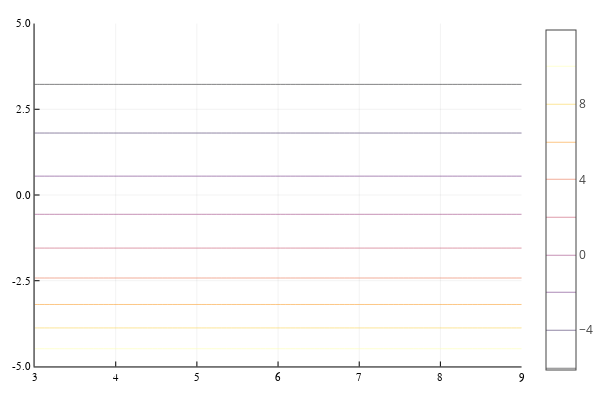

This figure's notebook cell:
### Code cell
contour(rgrid, zgrid, potAZ', levels=nl)

### Figure 1 — Plotly figure (JSON) as saved in the notebook; plotly's stock layout.template omitted (floating-point values rounded to 4 significant figures; data arrays with more than 128 entries replaced by an {"elided": "..."} marker saying what was removed)
{"data": [{"colorbar": {"title": ""}, "colorscale": [[0, "rgba(0, 0, 4, 1.000)"], [0.03448, "rgba(4, 3, 20, 1.000)"], [0.06897, "rgba(13, 8, 41, 1.000)"], [0.1034, "rgba(24, 12, 60, 1.000)"], [0.1379, "rgba(38, 12, 81, 1.000)"], [0.1724, "rgba(54, 9, 97, 1.000)"], [0.2069, "rgba(69, 10, 105, 1.000)"], [0.2414, "rgba(84, 15, 109, 1.000)"], [0.2759, "rgba(97, 19, 110, 1.000)"], [0.3103, "rgba(111, 25, 110, 1.000)"], [0.3448, "rgba(125, 30, 109, 1.000)"], [0.3793, "rgba(140, 35, 105, 1.000)"], [0.4138, "rgba(154, 40, 101, 1.000)"], [0.4483, "rgba(166, 45, 96, 1.000)"], [0.4828, "rgba(180, 51, 89, 1.000)"], [0.5172, "rgba(193, 58, 80, 1.000)"], [0.5517, "rgba(206, 67, 71, 1.000)"], [0.5862, "rgba(216, 76, 62, 1.000)"], [0.6207, "rgba(226, 87, 52, 1.000)"], [0.6552, "rgba(235, 100, 41, 1.000)"], [0.6897, "rgba(241, 115, 29, 1.000)"], [0.7241, "rgba(247, 130, 18, 1.000)"], [0.7586, "rgba(250, 144, 8, 1.000)"], [0.7931, "rgba(252, 161, 8, 1.000)"], [0.8276, "rgba(252, 178, 22, 1.000)"], [0.8621, "rgba(250, 196, 42, 1.000)"], [0.8966, "rgba(246, 213, 67, 1.000)"], [0.931, "rgba(243, 229, 93, 1.000)"], [0.9655, "rgba(242, 244, 130, 1.000)"], [1, "rgba(252, 255, 164, 1.000)"]], "contours": {"coloring": "lines", "showlabels": false}, "hoverinfo": "none", "name": "y1", "ncontours": 12, "showlegend": false, "showscale": true, "type": "contour", "x": [3, 3.061, 3.121, 3.182, 3.242, 3.303, 3.364, 3.424, 3.485, 3.545, 3.606, 3.667, 3.727, 3.788, 3.848, 3.909, 3.97, 4.03, 4.091, 4.152, 4.212, 4.273, 4.333, 4.394, 4.455, 4.515, 4.576, 4.636, 4.697, 4.758, 4.818, 4.879, 4.939, 5, 5.061, 5.121, 5.182, 5.242, 5.303, 5.364, 5.424, 5.485, 5.545, 5.606, 5.667, 5.727, 5.788, 5.848, 5.909, 5.97, 6.03, 6.091, 6.152, 6.212, 6.273, 6.333, 6.394, 6.455, 6.515, 6.576, 6.636, 6.697, 6.758, 6.818, 6.879, 6.939, 7, 7.061, 7.121, 7.182, 7.242, 7.303, 7.364, 7.424, 7.485, 7.545, 7.606, 7.667, 7.727, 7.788, 7.848, 7.909, 7.97, 8.03, 8.091, 8.152, 8.212, 8.273, 8.333, 8.394, 8.455, 8.515, 8.576, 8.636, 8.697, 8.758, 8.818, 8.879, 8.939, 9], "xaxis": "x1", "y": [-5, -4.916, -4.832, -4.748, -4.664, -4.58, -4.496, -4.412, -4.328, -4.244, -4.16, -4.076, -3.992, -3.908, -3.824, -3.739, -3.655, -3.571, -3.487, -3.403, -3.319, -3.235, -3.151, -3.067, -2.983, -2.899, -2.815, -2.731, -2.647, -2.563, -2.479, -2.395, -2.311, -2.227, -2.143, -2.059, -1.975, -1.891, -1.807, -1.723, -1.639, -1.555, -1.471, -1.387, -1.303, -1.218, -1.134, -1.05, -0.9664, -0.8824, -0.7983, -0.7143, -0.6303, -0.5462, -0.4622, -0.3782, -0.2941, -0.2101, -0.1261, -0.04202, 0.04202, 0.1261, 0.2101, 0.2941, 0.3782, 0.4622, 0.5462, 0.6303, 0.7143, 0.7983, 0.8824, 0.9664, 1.05, 1.134, 1.218, 1.303, 1.387, 1.471, 1.555, 1.639, 1.723, 1.807, 1.891, 1.975, 2.059, 2.143, 2.227, 2.311, 2.395, 2.479, 2.563, 2.647, 2.731, 2.815, 2.899, 2.983, 3.067, 3.151, 3.235, 3.319, 3.403, 3.487, 3.571, 3.655, 3.739, 3.824, 3.908, 3.992, 4.076, 4.16, 4.244, 4.328, 4.412, 4.496, 4.58, 4.664, 4.748, 4.832, 4.916, 5], "yaxis": "y1", "z": {"elided": "100x120 float values"}, "zmax": 11.93, "zmin": -6.123}], "layout": {"annotations": [], "height": 400, "legend": {"bgcolor": "rgba(255, 255, 255, 1.000)", "bordercolor": "rgba(0, 0, 0, 1.000)", "font": {"color": "rgba(0, 0, 0, 1.000)", "family": "sans-serif", "size": 11}, "tracegroupgap": 0, "x": 1, "y": 1}, "margin": {"b": 20, "l": 0, "r": 0, "t": 20}, "paper_bgcolor": "rgba(255, 255, 255, 1.000)", "plot_bgcolor": "rgba(255, 255, 255, 1.000)", "showlegend": true, "width": 600, "xaxis": {"anchor": "y1", "domain": [0.06582, 0.9934], "gridcolor": "rgba(0, 0, 0, 0.100)", "gridwidth": 0.5, "linecolor": "rgba(0, 0, 0, 1.000)", "mirror": false, "range": [3, 9], "showgrid": true, "showline": true, "showticklabels": true, "tickangle": 0, "tickcolor": "rgb(0, 0, 0)", "tickfont": {"color": "rgba(0, 0, 0, 1.000)", "family": "sans-serif", "size": 11}, "tickmode": "array", "ticks": "inside", "ticktext": ["3", "4", "5", "6", "7", "8", "9"], "tickvals": [3, 4, 5, 6, 7, 8, 9], "title": "", "titlefont": {"color": "rgba(0, 0, 0, 1.000)", "family": "sans-serif", "size": 15}, "type": "-", "visible": true, "zeroline": false, "zerolinecolor": "rgba(0, 0, 0, 1.000)"}, "yaxis": {"anchor": "x1", "domain": [0.03762, 0.9902], "gridcolor": "rgba(0, 0, 0, 0.100)", "gridwidth": 0.5, "linecolor": "rgba(0, 0, 0, 1.000)", "mirror": false, "range": [-5, 5], "showgrid": true, "showline": true, "showticklabels": true, "tickangle": 0, "tickcolor": "rgb(0, 0, 0)", "tickfont": {"color": "rgba(0, 0, 0, 1.000)", "family": "sans-serif", "size": 11}, "tickmode": "array", "ticks": "inside", "ticktext": ["-5.0", "-2.5", "0.0", "2.5", "5.0"], "tickvals": [-5, -2.5, 0, 2.5, 5], "title": "", "titlefont": {"color": "rgba(0, 0, 0, 1.000)", "family": "sans-serif", "size": 15}, "type": "-", "visible": true, "zeroline": false, "zerolinecolor": "rgba(0, 0, 0, 1.000)"}}}
